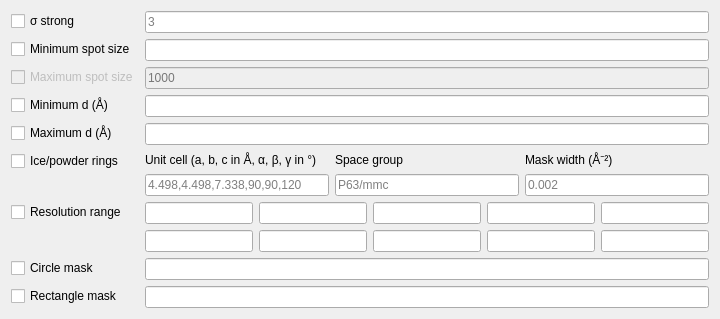
      <widget class="QWidget" name="xia2options_SpotFinding">
       <property name="enabled">
        <bool>true</bool>
       </property>
       <attribute name="title">
        <string>Spot finding</string>
       </attribute>
       <layout class="QFormLayout" name="formLayout_3">
        <item row="0" column="0">
         <widget class="QCheckBox" name="findSpots_sigmaStrong">
          <property name="statusTip">
           <string>Threshold for a 'strong' pixel (number of standard deviations above local mean intensity).</string>
          </property>
          <property name="text">
           <string>σ strong</string>
          </property>
         </widget>
        </item>
        <item row="0" column="1">
         <widget class="QLineEdit" name="findSpots_sigmaStrong_lineEdit">
          <property name="statusTip">
           <string>e.g. 6 (default = 3)</string>
          </property>
          <property name="placeholderText">
           <string>3</string>
          </property>
         </widget>
        </item>
        <item row="1" column="0">
         <widget class="QCheckBox" name="findSpots_minSpot">
          <property name="statusTip">
           <string>The minimum number of contiguous pixels to be considered a spot.</string>
          </property>
          <property name="text">
           <string>Minimum spot size</string>
          </property>
         </widget>
        </item>
        <item row="1" column="1">
         <widget class="QLineEdit" name="findSpots_minSpot_lineEdit">
          <property name="statusTip">
           <string>e.g. 5 — default is 3 for pixel array detectors, 6 otherwise</string>
          </property>
          <property name="placeholderText">
           <string/>
          </property>
         </widget>
        </item>
        <item row="2" column="0">
         <widget class="QCheckBox" name="findSpots_maxSpot">
          <property name="enabled">
           <bool>false</bool>
          </property>
          <property name="statusTip">
           <string>The maximum number of contiguous pixels to be considered a spot.</string>
          </property>
          <property name="text">
           <string>Maximum spot size</string>
          </property>
         </widget>
        </item>
        <item row="2" column="1">
         <widget class="QLineEdit" name="findSpots_maxSpot_lineEdit">
          <property name="enabled">
           <bool>false</bool>
          </property>
          <property name="statusTip">
           <string>e.g. 20 (default=1000)</string>
          </property>
          <property name="placeholderText">
           <string>1000</string>
          </property>
         </widget>
        </item>
        <item row="3" column="0">
         <widget class="QCheckBox" name="findSpots_dmin">
          <property name="statusTip">
           <string>The high resolution limit of the region to search for spots.</string>
          </property>
          <property name="text">
           <string>Minimum d (Å)</string>
          </property>
         </widget>
        </item>
        <item row="3" column="1">
         <widget class="QLineEdit" name="findSpots_dmin_lineEdit">
          <property name="statusTip">
           <string>e.g. 0.84</string>
          </property>
         </widget>
        </item>
        <item row="4" column="0">
         <widget class="QCheckBox" name="findSpots_dmax">
          <property name="statusTip">
           <string>The low resolution limit of the region to search for spots.</string>
          </property>
          <property name="text">
           <string>Maximum d (Å)</string>
          </property>
         </widget>
        </item>
        <item row="4" column="1">
         <widget class="QLineEdit" name="findSpots_dmax_lineEdit">
          <property name="statusTip">
           <string>e.g. 15</string>
          </property>
         </widget>
        </item>
        <item row="5" column="0">
         <widget class="QCheckBox" name="findSpots_powderRings">
          <property name="statusTip">
           <string>Mask the powder rings from a known material (provide all three parameters).</string>
          </property>
          <property name="text">
           <string>Ice/powder rings</string>
          </property>
         </widget>
        </item>
        <item row="6" column="0">
         <widget class="QCheckBox" name="findSpots_resolutionRange">
          <property name="statusTip">
           <string>Mask annuli between the specified resolution limits.</string>
          </property>
          <property name="text">
           <string>Resolution range</string>
          </property>
         </widget>
        </item>
        <item row="6" column="1">
         <layout class="QGridLayout" name="gridLayout_2">
          <item row="0" column="0">
           <widget class="QLineEdit" name="findSpots_resolutionRange_lineEdit_1">
            <property name="statusTip">
             <string>e.g. 1.02, 0.98</string>
            </property>
           </widget>
          </item>
          <item row="0" column="1">
           <widget class="QLineEdit" name="findSpots_resolutionRange_lineEdit_2">
            <property name="statusTip">
             <string>e.g. 1.02, 0.98</string>
            </property>
           </widget>
          </item>
          <item row="0" column="2">
           <widget class="QLineEdit" name="findSpots_resolutionRange_lineEdit_3">
            <property name="statusTip">
             <string>e.g. 1.02, 0.98</string>
            </property>
           </widget>
          </item>
          <item row="0" column="3">
           <widget class="QLineEdit" name="findSpots_resolutionRange_lineEdit_4">
            <property name="statusTip">
             <string>e.g. 1.02, 0.98</string>
            </property>
           </widget>
          </item>
          <item row="0" column="4">
           <widget class="QLineEdit" name="findSpots_resolutionRange_lineEdit_5">
            <property name="statusTip">
             <string>e.g. 1.02, 0.98</string>
            </property>
           </widget>
          </item>
          <item row="1" column="0">
           <widget class="QLineEdit" name="findSpots_resolutionRange_lineEdit_6">
            <property name="statusTip">
             <string>e.g. 1.02, 0.98</string>
            </property>
           </widget>
          </item>
          <item row="1" column="1">
           <widget class="QLineEdit" name="findSpots_resolutionRange_lineEdit_7">
            <property name="statusTip">
             <string>e.g. 1.02, 0.98</string>
            </property>
           </widget>
          </item>
          <item row="1" column="2">
           <widget class="QLineEdit" name="findSpots_resolutionRange_lineEdit_8">
            <property name="statusTip">
             <string>e.g. 1.02, 0.98</string>
            </property>
           </widget>
          </item>
          <item row="1" column="3">
           <widget class="QLineEdit" name="findSpots_resolutionRange_lineEdit_9">
            <property name="statusTip">
             <string>e.g. 1.02, 0.98</string>
            </property>
           </widget>
          </item>
          <item row="1" column="4">
           <widget class="QLineEdit" name="findSpots_resolutionRange_lineEdit_10">
            <property name="statusTip">
             <string>e.g. 1.02, 0.98</string>
            </property>
           </widget>
          </item>
         </layout>
        </item>
        <item row="7" column="0">
         <widget class="QCheckBox" name="findSpots_circleMask">
          <property name="statusTip">
           <string>Mask a circular region on all images.</string>
          </property>
          <property name="text">
           <string>Circle mask</string>
          </property>
         </widget>
        </item>
        <item row="7" column="1">
         <widget class="QLineEdit" name="findSpots_circleMask_lineEdit">
          <property name="statusTip">
           <string>e.g. 620, 851, 27 (x, y, r)</string>
          </property>
         </widget>
        </item>
        <item row="8" column="0">
         <widget class="QCheckBox" name="findSpots_recMask">
          <property name="statusTip">
           <string>Mask a rectangular region on all images.</string>
          </property>
          <property name="text">
           <string>Rectangle mask</string>
          </property>
         </widget>
        </item>
        <item row="8" column="1">
         <widget class="QLineEdit" name="findSpots_recMask_lineEdit">
          <property name="statusTip">
           <string>e.g. 0, 612, 824, 858 (x0, x1, y0, y1)</string>
          </property>
         </widget>
        </item>
        <item row="5" column="1">
         <layout class="QHBoxLayout" name="horizontalLayout_7">
          <item>
           <layout class="QVBoxLayout" name="verticalLayout_10">
            <item>
             <widget class="QLabel" name="findSpots_powderRingsUC_label">
              <property name="text">
               <string>Unit cell (a, b, c in Å, α, β, γ in °)</string>
              </property>
              <property name="scaledContents">
               <bool>true</bool>
              </property>
             </widget>
            </item>
            <item>
             <widget class="QLineEdit" name="findSpots_powderRingsUC_lineEdit">
              <property name="statusTip">
               <string>e.g. 5.6, 5.7, 12.4, 90, 105.2, 90 — defaults to 4.498, 4.498, 7.338, 90, 90, 120 for water ice</string>
              </property>
              <property name="placeholderText">
               <string>4.498,4.498,7.338,90,90,120</string>
              </property>
             </widget>
            </item>
           </layout>
          </item>
          <item>
           <layout class="QVBoxLayout" name="verticalLayout_11">
            <item>
             <widget class="QLabel" name="findSpots_powderRingsSG_label">
              <property name="text">
               <string>Space group</string>
              </property>
              <property name="scaledContents">
               <bool>true</bool>
              </property>
             </widget>
            </item>
            <item>
             <widget class="QLineEdit" name="findSpots_powderRingsSG_lineEdit">
              <property name="statusTip">
               <string>symbol, e.g. P21, or number, e.g. 4 — defaults to P63/mmc for water ice</string>
              </property>
              <property name="placeholderText">
               <string>P63/mmc</string>
              </property>
             </widget>
            </item>
           </layout>
          </item>
          <item>
           <layout class="QVBoxLayout" name="verticalLayout_12">
            <item>
             <widget class="QLabel" name="findSpots_powderRingsW_label">
              <property name="text">
               <string>Mask width (Å⁻²)</string>
              </property>
              <property name="scaledContents">
               <bool>true</bool>
              </property>
             </widget>
            </item>
            <item>
             <widget class="QLineEdit" name="findSpots_powderRingsW_lineEdit">
              <property name="statusTip">
               <string>Width of each ring mask in d⁻², e.g. 0.04 (default = 0.002)</string>
              </property>
              <property name="placeholderText">
               <string>0.002</string>
              </property>
             </widget>
            </item>
           </layout>
          </item>
         </layout>
        </item>
       </layout>
      </widget>
